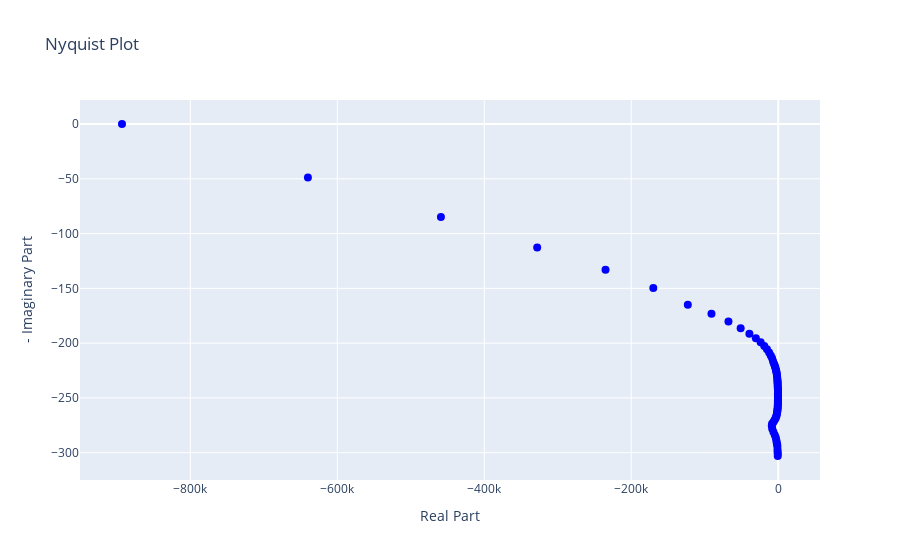

Notebook code cell kept with this figure:
### Markdown cell above
### Extras not in use

### Code cell
import pandas as pd
import plotly.graph_objects as go

# Read the CSV file
data = pd.read_csv(r"C:\Users\USER\Desktop\Omri_Yarden\Cal Device - Version 2\kcl_1mm ac50mv dv0 100mhz-8mhz.csv")

# Extract the impedance values
real_part = data['R/Ohm']
imaginary_part = data['I/Ohm']

# Create the Nyquist plot
fig = go.Figure(data=go.Scatter(
    x=real_part,
    y=-imaginary_part,
    mode='markers',
    marker=dict(
        size=8,
        color='blue',
        symbol='circle'
    )
))

# Customize the plot layout
fig.update_layout(
    title='Nyquist Plot',
    xaxis_title='Real Part',
    yaxis_title='- Imaginary Part',
    xaxis=dict(zeroline=True, mirror=True),
    yaxis=dict(zeroline=True, mirror=True),
    showlegend=False,
)

# Show the plot
fig.show()

### Figure 1 — Plotly figure (JSON) as saved in the notebook; plotly's stock layout.template omitted (floating-point values rounded to 4 significant figures)
{"data": [{"marker": {"color": "blue", "size": 8, "symbol": "circle"}, "mode": "markers", "type": "scatter", "x": [-893000, -640000, -459000, -328000, -235000, -170000, -123000, -90800, -67700, -51100, -39200, -30400, -23900, -19000, -15300, -12400, -10200, -8460, -7110, -6000, -5020, -4240, -3620, -3070, -2560, -2140, -1810, -1550, -1280, -1020, -894, -774, -690, -598, -522, -387, -330, -356, -362, -283, -293, -327, -366, -419, -459, -529, -636, -772, -985, -1210, -1490, -1920, -2420, -3200, -4100, -5250, -6680, -8330, -8740, -8170, -6490, -4650, -3280, -2520, -2030, -1460, -1150, -932, -847, -610, -640], "y": [0, -48.8, -84.9, -112.7, -133.1, -149.6, -165, -173.1, -180.3, -186.3, -191.4, -195.5, -199.2, -202.5, -205.6, -208.5, -211.2, -213.6, -216.2, -218.3, -220, -221.5, -222.9, -224.4, -225.8, -227.2, -228.8, -230.2, -232, -233.8, -235.2, -236.6, -238.1, -239.5, -240.9, -242.3, -243.7, -245.2, -246.6, -248, -249.4, -250.8, -252.2, -253.7, -255.1, -256.5, -257.9, -259.4, -260.8, -262.2, -263.6, -265, -266.4, -267.8, -269.2, -270.7, -272.1, -273.5, -275.4, -278.2, -281.2, -283.9, -286.4, -288.8, -290.8, -292.3, -294.2, -297, -299.3, -301, -303]}], "layout": {"showlegend": false, "title": {"text": "Nyquist Plot"}, "xaxis": {"mirror": true, "title": {"text": "Real Part"}, "zeroline": true}, "yaxis": {"mirror": true, "title": {"text": "- Imaginary Part"}, "zeroline": true}}}
